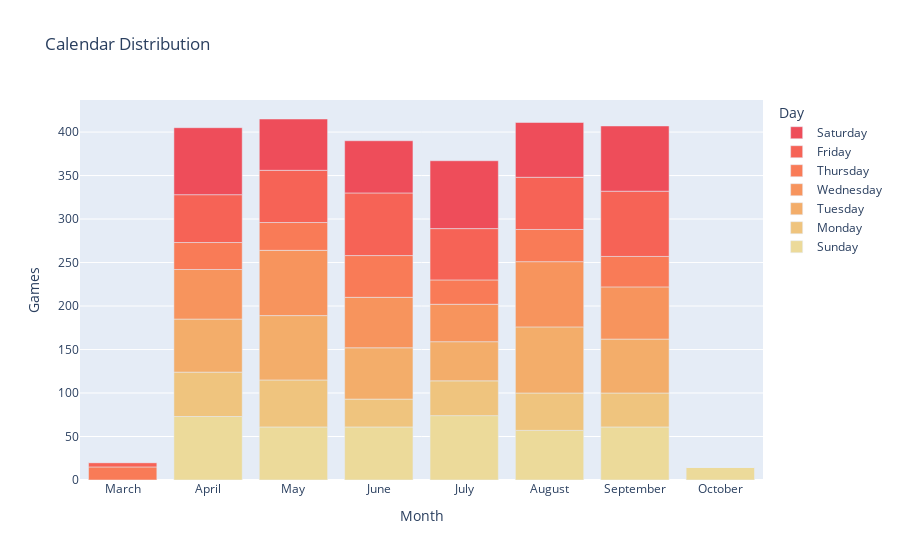

Here is the notebook cell this chart was saved with:
### Markdown cell above
<h5>Games per day and month</h5>

### Code cell
# Given that each game has 2 registers because each team scores are stores, count is duplicated
game_calendar = (season_up_to_date_DF[['game_date']].value_counts()//2).reset_index()
game_calendar['Month'] = game_calendar['game_date'].apply(lambda x: x.month_name())
game_calendar['Day'] = game_calendar['game_date'].apply(lambda x : x.day_name())
game_calendar.Month = pd.Categorical(game_calendar.Month, categories = ['March','April','May','June',
                                                                      'July','August','September','October'])
game_calendar.Day = pd.Categorical(game_calendar.Day, categories = ['Sunday','Monday','Tuesday','Wednesday',
                                                                  'Thursday','Friday','Saturday'])
game_calendar = game_calendar.groupby(['Month','Day'])['count'].sum().reset_index().sort_values(['Month','Day'])

fig_1 = px.bar(game_calendar, 
               x='Month', 
               y='count', 
               color='Day', 
               title='Calendar Distribution',
               labels={'count':'Games'},
               #text='count',
               color_discrete_sequence=px.colors.sequential.Oryel).update_layout(legend_traceorder="reversed")
pio.write_html(fig_1,path+'/../img_plots/fig_1.html',auto_open=True)
fig_1.show()

### Figure 1 — Plotly figure (JSON) as saved in the notebook; plotly's stock layout.template omitted (floating-point values rounded to 4 significant figures)
{"data": [{"alignmentgroup": "True", "hovertemplate": "Day=Sunday<br>Month=%{x}<br>Games=%{y}<extra></extra>", "legendgroup": "Sunday", "marker": {"color": "rgb(236, 218, 154)", "pattern": {"shape": ""}}, "name": "Sunday", "offsetgroup": "Sunday", "orientation": "v", "showlegend": true, "textposition": "auto", "type": "bar", "x": ["March", "April", "May", "June", "July", "August", "September", "October"], "xaxis": "x", "y": [0, 73, 61, 61, 74, 57, 61, 15], "yaxis": "y"}, {"alignmentgroup": "True", "hovertemplate": "Day=Monday<br>Month=%{x}<br>Games=%{y}<extra></extra>", "legendgroup": "Monday", "marker": {"color": "rgb(239, 196, 126)", "pattern": {"shape": ""}}, "name": "Monday", "offsetgroup": "Monday", "orientation": "v", "showlegend": true, "textposition": "auto", "type": "bar", "x": ["March", "April", "May", "June", "July", "August", "September", "October"], "xaxis": "x", "y": [0, 51, 54, 32, 40, 43, 39, 0], "yaxis": "y"}, {"alignmentgroup": "True", "hovertemplate": "Day=Tuesday<br>Month=%{x}<br>Games=%{y}<extra></extra>", "legendgroup": "Tuesday", "marker": {"color": "rgb(243, 173, 106)", "pattern": {"shape": ""}}, "name": "Tuesday", "offsetgroup": "Tuesday", "orientation": "v", "showlegend": true, "textposition": "auto", "type": "bar", "x": ["March", "April", "May", "June", "July", "August", "September", "October"], "xaxis": "x", "y": [0, 61, 74, 59, 45, 76, 62, 0], "yaxis": "y"}, {"alignmentgroup": "True", "hovertemplate": "Day=Wednesday<br>Month=%{x}<br>Games=%{y}<extra></extra>", "legendgroup": "Wednesday", "marker": {"color": "rgb(247, 148, 93)", "pattern": {"shape": ""}}, "name": "Wednesday", "offsetgroup": "Wednesday", "orientation": "v", "showlegend": true, "textposition": "auto", "type": "bar", "x": ["March", "April", "May", "June", "July", "August", "September", "October"], "xaxis": "x", "y": [0, 57, 75, 58, 43, 75, 60, 0], "yaxis": "y"}, {"alignmentgroup": "True", "hovertemplate": "Day=Thursday<br>Month=%{x}<br>Games=%{y}<extra></extra>", "legendgroup": "Thursday", "marker": {"color": "rgb(249, 123, 87)", "pattern": {"shape": ""}}, "name": "Thursday", "offsetgroup": "Thursday", "orientation": "v", "showlegend": true, "textposition": "auto", "type": "bar", "x": ["March", "April", "May", "June", "July", "August", "September", "October"], "xaxis": "x", "y": [15, 31, 32, 48, 28, 37, 35, 0], "yaxis": "y"}, {"alignmentgroup": "True", "hovertemplate": "Day=Friday<br>Month=%{x}<br>Games=%{y}<extra></extra>", "legendgroup": "Friday", "marker": {"color": "rgb(246, 99, 86)", "pattern": {"shape": ""}}, "name": "Friday", "offsetgroup": "Friday", "orientation": "v", "showlegend": true, "textposition": "auto", "type": "bar", "x": ["March", "April", "May", "June", "July", "August", "September", "October"], "xaxis": "x", "y": [5, 55, 60, 72, 59, 60, 75, 0], "yaxis": "y"}, {"alignmentgroup": "True", "hovertemplate": "Day=Saturday<br>Month=%{x}<br>Games=%{y}<extra></extra>", "legendgroup": "Saturday", "marker": {"color": "rgb(238, 77, 90)", "pattern": {"shape": ""}}, "name": "Saturday", "offsetgroup": "Saturday", "orientation": "v", "showlegend": true, "textposition": "auto", "type": "bar", "x": ["March", "April", "May", "June", "July", "August", "September", "October"], "xaxis": "x", "y": [0, 77, 59, 60, 78, 63, 75, 0], "yaxis": "y"}], "layout": {"barmode": "relative", "legend": {"title": {"text": "Day"}, "tracegroupgap": 0, "traceorder": "reversed"}, "title": {"text": "Calendar Distribution"}, "xaxis": {"anchor": "y", "domain": [0, 1], "title": {"text": "Month"}}, "yaxis": {"anchor": "x", "domain": [0, 1], "title": {"text": "Games"}}}}
